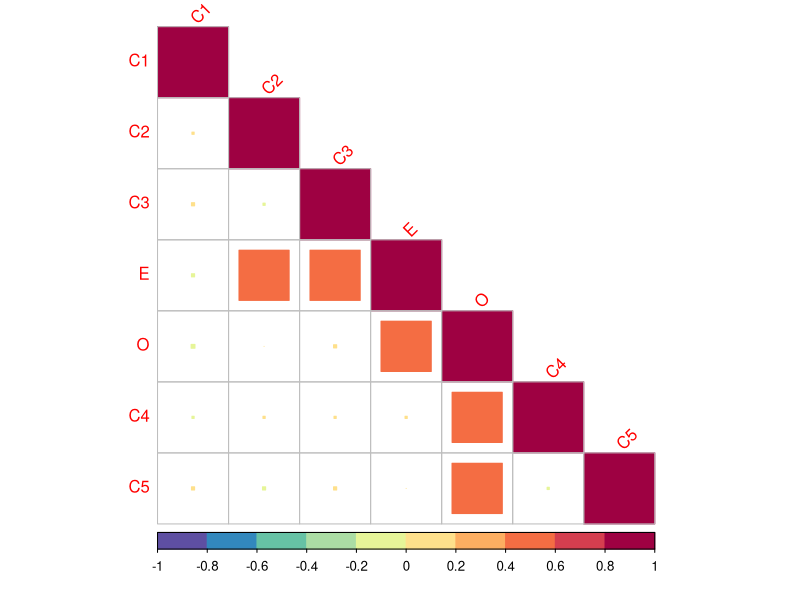
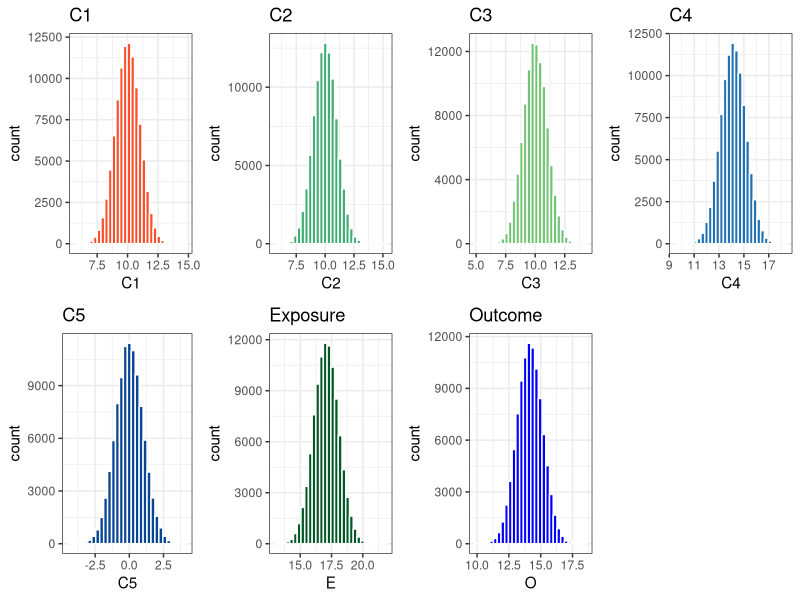
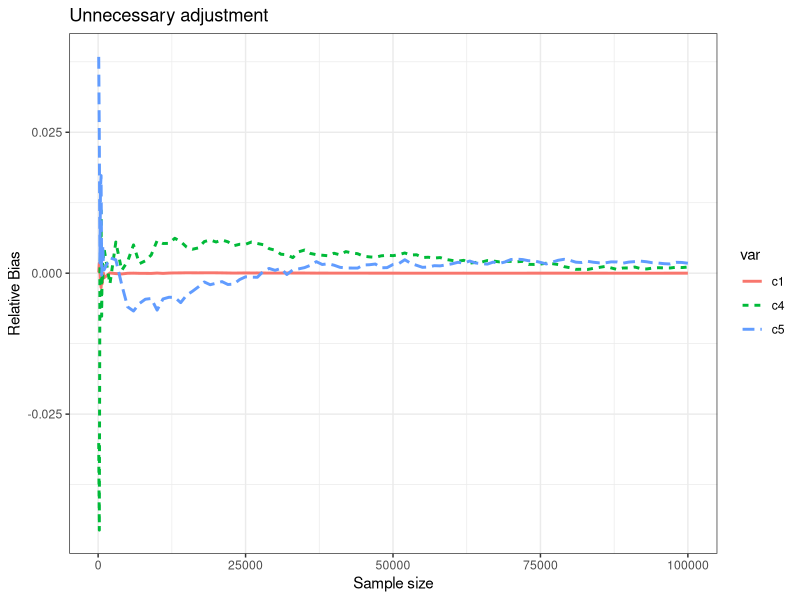
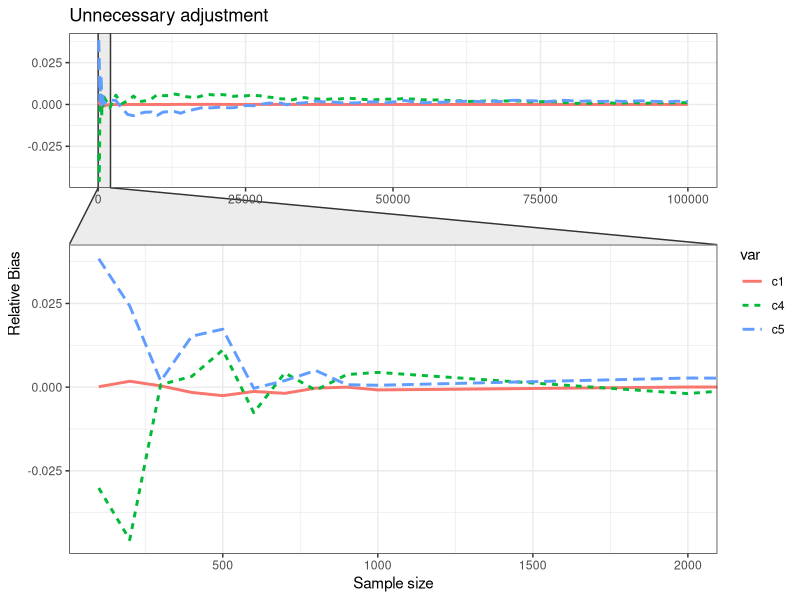
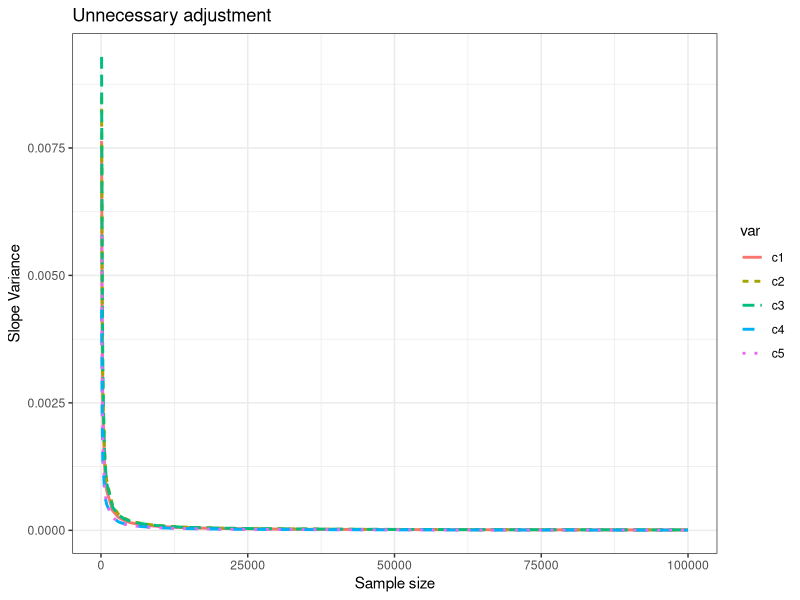
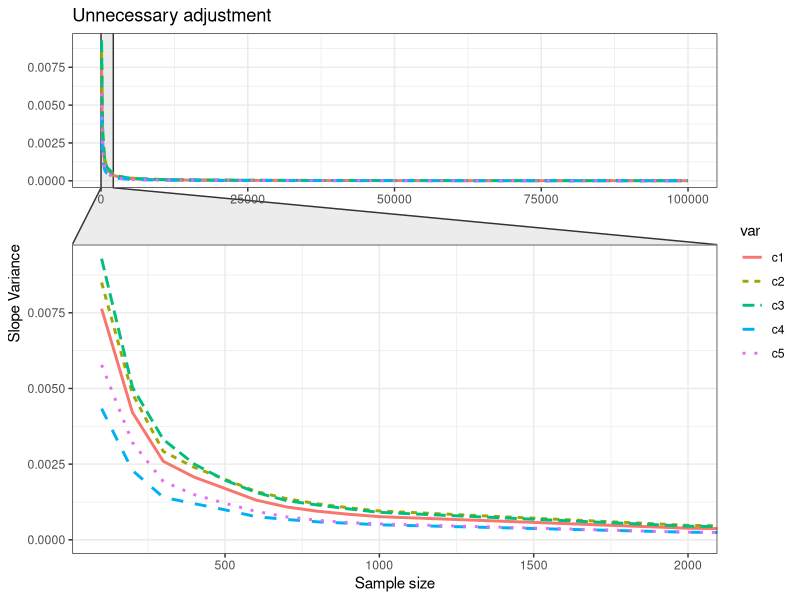

Generate these figures, in order, with R:
library(tidyverse)
library(corrplot)
library(RColorBrewer)
library(ggforce)
#------------------------
# some useful function
cor.mtest <- function(mat, ...) {
    mat <- as.matrix(mat)
    n <- ncol(mat)
    p.mat<- matrix(NA, n, n)
    diag(p.mat) <- 0
    for (i in 1:(n - 1)) {
        for (j in (i + 1):n) {
            tmp <- cor.test(mat[, i], mat[, j], ...)
            p.mat[i, j] <- p.mat[j, i] <- tmp$p.value
        }
    }
    colnames(p.mat) <- rownames(p.mat) <- colnames(mat)
    p.mat
}

#-----------------------

R = matrix(cbind(1,0,0,0,0,0,0,
                 0,1,0,0.5,0,0,0,
                 0,0,1,0.5,0,0,0,
                 0,0.5,0.5,1,0.5,0,0,
                 0,0,0,0.5,1,0.5,0.5,
                 0,0,0,0,0.5,1,0,
                 0,0,0,0,0.5,0,1), nrow = 7)
U = t(chol(R))
nvars = dim(U)[1]
numobs = 100000
set.seed(12)
random.normal = matrix(rnorm(nvars*numobs,10,1), nrow=nvars, ncol=numobs)
X = U %*% random.normal
newX = t(X)
raw = as.data.frame(newX)
orig.raw = as.data.frame(t(random.normal))
names(raw) = c("C1","C2", "C3", "E", "O", "C4", "C5")
cor(raw)

cor1 = cor(raw, method="pearson")%>%round(.,3)
corsig = cor.mtest(raw) %>% round(.,3)

cor1 %>%
    corrplot(.,
             type="lower",
             method="square",
             diag = T,
             sig.level = 0.05,
             tl.srt=45,
             p.mat = corsig,
             insig = "n",
             tl.cex=1,
             col=rev(brewer.pal(10,"Spectral")))

hc1 = raw %>% 
    ggplot(aes(x = C1)) +
    geom_histogram(color = "white", fill = "#fc4e2a") +
    theme_bw()+
    labs(title = "C1")
hc2 = raw %>% 
    ggplot(aes(x = C2)) +
    geom_histogram(color = "white", fill = "#41ae76") +
    theme_bw()+
    labs(title = "C2")
hc3 = raw %>% 
    ggplot(aes(x = C3)) +
    geom_histogram(color = "white", fill = "#74c476") +
    theme_bw()+
    labs(title = "C3")
hc4 = raw %>% 
    ggplot(aes(x = C4)) +
    geom_histogram(color = "white", fill = "#2171b5") +
    theme_bw()+
    labs(title = "C4")
hc5 = raw %>% 
    ggplot(aes(x = C5)) +
    geom_histogram(color = "white", fill = "#084594") +
    theme_bw()+
    labs(title = "C5")
hE = raw %>% 
    ggplot(aes(x = E)) +
    geom_histogram(color = "white", fill = "#005824") +
    theme_bw()+
    labs(title = "Exposure")
ho = raw %>% 
    ggplot(aes(x = O)) +
    geom_histogram(color = "white", fill = "blue") +
    theme_bw()+
    labs(title = "Outcome")

gridExtra::grid.arrange(hc1, hc2, hc3, hc4, hc5, hE, ho, ncol = 4)

m = lm(O ~ E + C4, data = raw)
summary(m)

#--------------------------

make.dag.bias = function(nmax = 100000, n.step = 1000, seed = 123){
    # tao function simulate so lieu C1 - C5
    make.dag.data <- function(n = 1000, seed = 123){
        R = matrix(cbind(1,0,0,0,0,0,0,
                         0,1,0,0.5,0,0,0,
                         0,0,1,0.5,0,0,0,
                         0,0.5,0.5,1,0.5,0,0,
                         0,0,0,0.5,1,0.5,0.5,
                         0,0,0,0,0.5,1,0,
                         0,0,0,0,0.5,0,1), nrow = 7)
        U = t(chol(R))
        nvars = dim(U)[1]
        numobs = n
        set.seed(seed)
        random.normal = matrix(rnorm(nvars*numobs,10,1), nrow=nvars, ncol=numobs)
        X = U %*% random.normal
        newX = t(X)
        raw = as.data.frame(newX)
        names(raw) = c("C1","C2", "C3", "E", "O", "C4", "C5")
        return(raw)
    }
    # Tinh bias
    sample_size = c(seq(100,1000, by = 100),seq(2000,nmax, by = n.step))
    c1 = rep(NA, length(sample_size))
    c2 = rep(NA, length(sample_size))
    c3 = rep(NA, length(sample_size))
    c4 = rep(NA, length(sample_size))
    c5 = rep(NA, length(sample_size))
    for (i in 1:length(sample_size)) {
        df = make.dag.data(n = sample_size[i], seed = seed)
        m0 = lm(O~E, data = df)
        m1 = lm(O~E + C1, data = df)
        m2 = lm(O~E + C2, data = df)
        m3 = lm(O~E + C3, data = df)
        m4 = lm(O~E + C4, data = df)
        m5 = lm(O~E + C5, data = df)
        
        c1[i] = summary(m1)$coefficients[2] - summary(m0)$coefficients[2]
        c2[i] = summary(m2)$coefficients[2] - summary(m0)$coefficients[2]
        c3[i] = summary(m3)$coefficients[2] - summary(m0)$coefficients[2] 
        c4[i] = summary(m4)$coefficients[2] - summary(m0)$coefficients[2]
        c5[i] = summary(m5)$coefficients[2] - summary(m0)$coefficients[2]
    }
    bias.data = tibble(sample_size, c1,c2,c3,c4,c5)
    return(bias.data)
}
    
#-----------------------------------------------------------
make.dag.variance = function(nmax = 100000, n.step = 1000, seed = 123){
    # tao function simulate so lieu C1 - C5
    make.dag.data <- function(n = 1000, seed = 123){
        R = matrix(cbind(1,0,0,0,0,0,0,
                         0,1,0,0.5,0,0,0,
                         0,0,1,0.5,0,0,0,
                         0,0.5,0.5,1,0.5,0,0,
                         0,0,0,0.5,1,0.5,0.5,
                         0,0,0,0,0.5,1,0,
                         0,0,0,0,0.5,0,1), nrow = 7)
        U = t(chol(R))
        nvars = dim(U)[1]
        numobs = n
        set.seed(seed)
        random.normal = matrix(rnorm(nvars*numobs,10,1), nrow=nvars, ncol=numobs)
        X = U %*% random.normal
        newX = t(X)
        raw = as.data.frame(newX)
        names(raw) = c("C1","C2", "C3", "E", "O", "C4", "C5")
        return(raw)
    }
    # Tinh bias
    sample_size = c(seq(100,1000, by = 100),seq(2000,nmax, by = n.step))
    c1 = rep(NA, length(sample_size))
    c2 = rep(NA, length(sample_size))
    c3 = rep(NA, length(sample_size))
    c4 = rep(NA, length(sample_size))
    c5 = rep(NA, length(sample_size))
    for (i in 1:length(sample_size)) {
        df = make.dag.data(n = sample_size[i], seed = seed)
        m0 = lm(O~E, data = df)
        m1 = lm(O~E + C1, data = df)
        m2 = lm(O~E + C2, data = df)
        m3 = lm(O~E + C3, data = df)
        m4 = lm(O~E + C4, data = df)
        m5 = lm(O~E + C5, data = df)
        
        c1[i] = vcov(m1)[2,2]
        c2[i] = vcov(m2)[2,2]
        c3[i] = vcov(m3)[2,2]
        c4[i] = vcov(m4)[2,2]
        c5[i] = vcov(m5)[2,2]
    }
    variance.data = tibble(sample_size, c1,c2,c3,c4,c5)
    return(variance.data)
}

#---------------------------------------------------------

df1 = make.dag.bias(seed = 12345)
df2 = make.dag.variance(seed = 12345)


df1 %>% gather(c1,c4,c5, key = "var", value = "value") %>%
    ggplot(aes(x = sample_size, y = value, col = var)) +
    geom_line(aes(linetype = var), size = 1) + 
    theme_bw() +
    labs(title = "Unnecessary adjustment",
         x = "Sample size",
         y = "Relative Bias")

df1 %>% gather(c1,c4,c5, key = "var", value = "value") %>%
    ggplot(aes(x = sample_size, y = value, col = var)) +
    geom_line(aes(linetype = var), size = 1) + 
    theme_bw() + 
    facet_zoom(x = sample_size <= 2000)+
    labs(title = "Unnecessary adjustment",
         x = "Sample size",
         y = "Relative Bias")

#--------------------------------------------------------
df2 %>% gather(c1:c5, key = "var", value = "value") %>%
    ggplot(aes(x = sample_size, y = value, col = var)) +
    geom_line(aes(linetype = var), size = 1) + 
    theme_bw() +
    labs(title = "Unnecessary adjustment",
         x = "Sample size",
         y = "Slope Variance")

df2 %>% gather(c1:c5, key = "var", value = "value") %>%
    ggplot(aes(x = sample_size, y = value, col = var)) +
    geom_line(aes(linetype = var), size = 1) + 
    theme_bw() + 
    facet_zoom(x = sample_size <= 2000)+
    labs(title = "Unnecessary adjustment",
         x = "Sample size",
         y = "Slope Variance")
